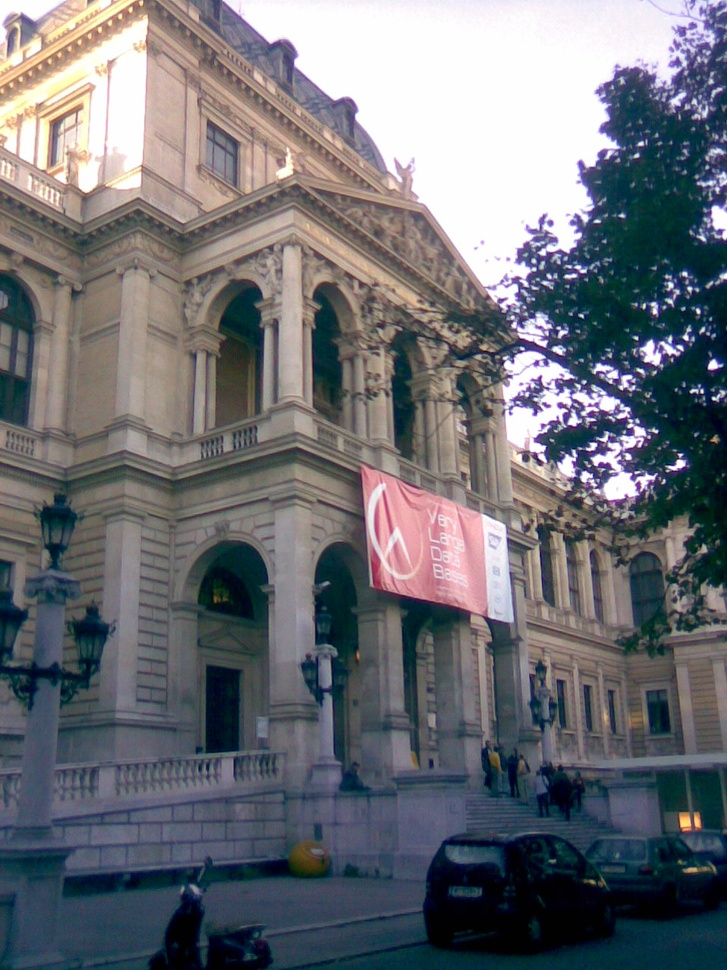
#> input picture images/UW1.jpg, 727 x 970 px, shrunk from 960 x 1280 before the run
$ python main.py --input images/UW1.jpg
#> lines starting #> are read from the running program, lines starting #| are printed output that depends on the picture
from __future__ import print_function
import cv2 as cv
import numpy as np
import argparse

source_window = 'Source image'
corners_window = 'Corners detected'
max_thresh = 255

# Параметры детектора Харриса
# Размер окна детектора Харриса
# https://docs.opencv.org/3.4/dd/d1a/group__imgproc__feature.html#gac1fc3598018010880e370e2f709b4345
blockSize = 2
# Размер ядра оператора Собеля (вычисляет градиенты пикселей)
# https://docs.opencv.org/3.4/d4/d86/group__imgproc__filter.html#gacea54f142e81b6758cb6f375ce782c8d
apertureSize = 3
# Эмпирический коэффициент, советуют выбирать 0.04-0.06
k = 0.04


def corner_harris(val):
    # В результате получим на каждый пиксель число от 0 до 255,
    # чем оно больше, тем более вероятно, что здесь угол. Отмечаем
    # те точки, в которых значение больше thresh
    thresh = val

    # Вызываем сам детектор Харриса, ищем углы
    dst = cv.cornerHarris(src_gray, blockSize, apertureSize, k)

    # В результате получим матрицу чисел. "Растянем" их на отрезке
    # от 0 до 255 (нормализуем), чтобы проще было с ними работать
    # и чтобы их можно было показать как простую картинку
    dst_norm = np.empty(dst.shape, dtype=np.float32)
    cv.normalize(dst, dst_norm, alpha=0, beta=255, norm_type=cv.NORM_MINMAX)
    dst_norm_scaled = cv.convertScaleAbs(dst_norm)

    # Рисуем кружок вокруг тех точек, где порог превысил значение,
    # указанное пользователем
    for i in range(dst_norm.shape[0]):
        for j in range(dst_norm.shape[1]):
            if int(dst_norm[i, j]) > thresh:
                cv.circle(dst_norm_scaled, (j, i), 5, 0, 2)

    # Рисуем картинку в окне результата
    cv.namedWindow(corners_window, cv.WINDOW_NORMAL)
    cv.imshow(corners_window, dst_norm_scaled)


# Загружаем картинку, указанную в параметре --input
parser = argparse.ArgumentParser(description='Code for Harris corner detector tutorial.')
parser.add_argument('--input', help='Path to input image.')
parser.add_argument('--sharpen', help='Sharpen the image before processing', default=False, action='store_true')
args = parser.parse_args()
src = cv.imread(cv.samples.findFile(args.input))
#> src is the input picture: shape (970, 727, 3); mean B, G, R 116.7, 110.8, 109.2
if src is None:
    print('Could not open or find the image:', args.input)
    exit(0)

# Конвертируем картинку в градации серого
src_gray = cv.cvtColor(src, cv.COLOR_BGR2GRAY)
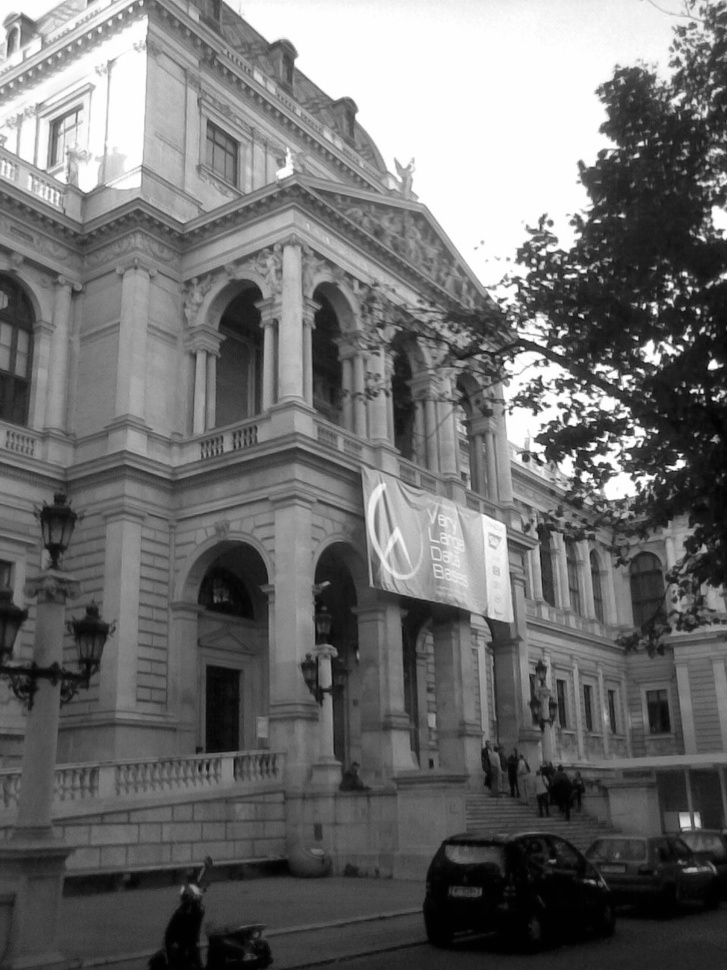
#> src_gray: shape (970, 727); min 0, max 255, mean 111

# Если задана опция sharpen, немного увеличиваем резкость
# с помощью простого фильтра (так лучше работает на картинках UW1-UW5)
if args.sharpen:
    sharp_kernel = np.array([
        [-1, -1, -1],
        [-1, 9, -1],
        [-1, -1, -1]
    ])
    src_gray = cv.filter2D(src_gray, -1, sharp_kernel)

# Создаем окно и полоску выбора порога
cv.namedWindow(source_window, cv.WINDOW_NORMAL)
thresh = 200
cv.createTrackbar('Threshold: ', source_window, thresh, max_thresh, corner_harris)

# Запускаем детектор Харриса
cv.imshow(source_window, src)
corner_harris(thresh)
#> in corner_harris, `dst = cv.cornerHarris(src_gray, blockSize, apertureSize, k)`:
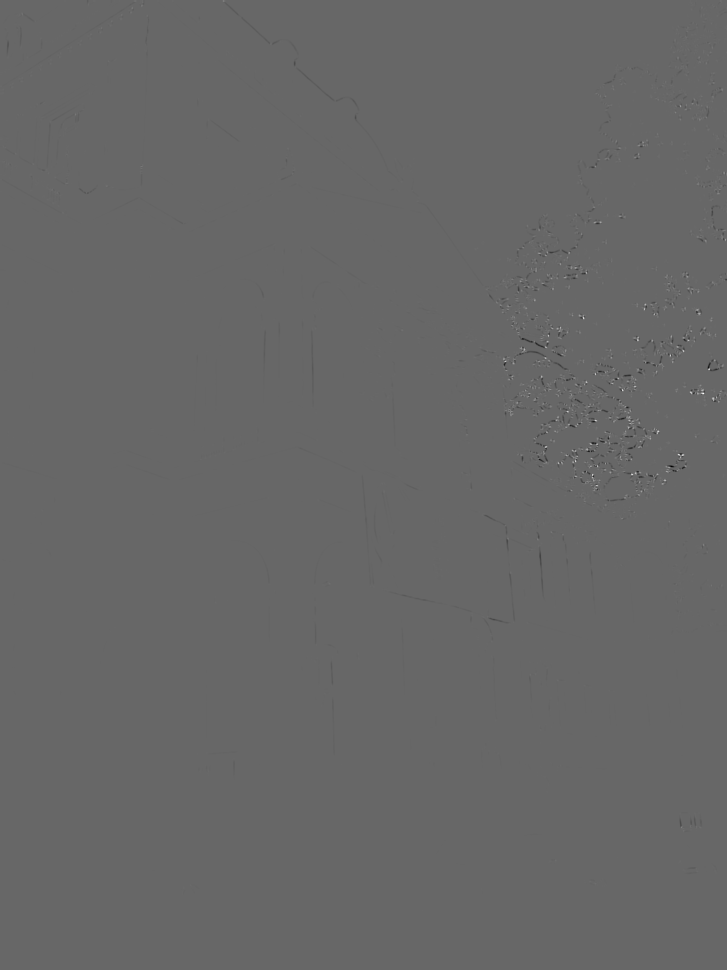
#> dst: shape (970, 727) float32; min -0.011, max 0.0161, mean -5.43e-06; drawn with min black and max white
#> after the loop in corner_harris, `for i in range(dst_norm.shape[0]):`:
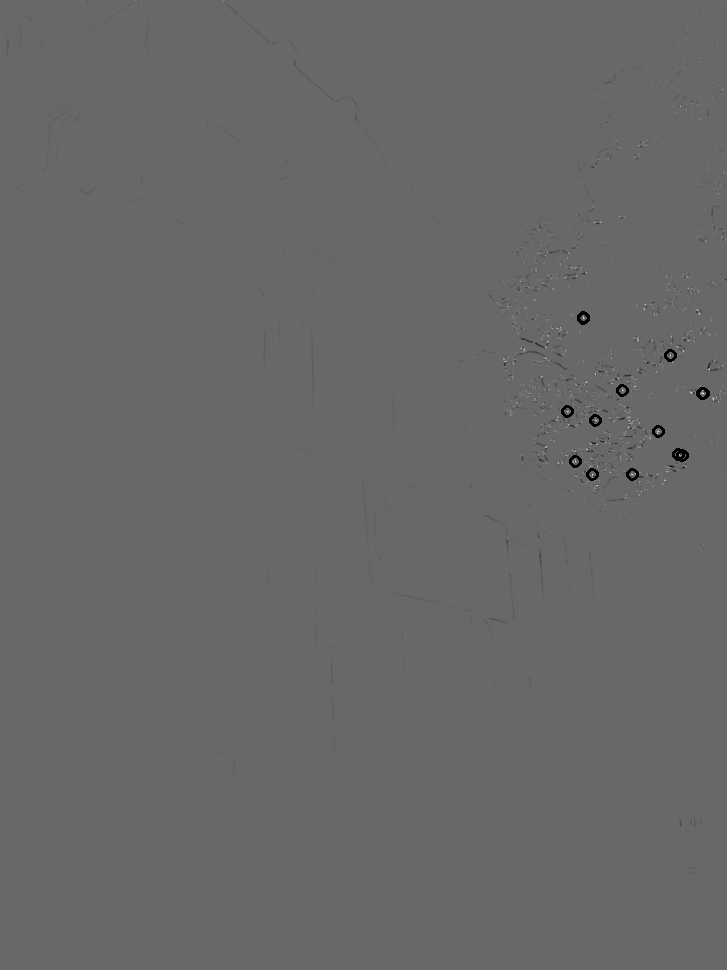
#> dst_norm_scaled: shape (970, 727); min 0, max 255, mean 103.7
cv.waitKey()

$ run again, on images/UW3.jpg
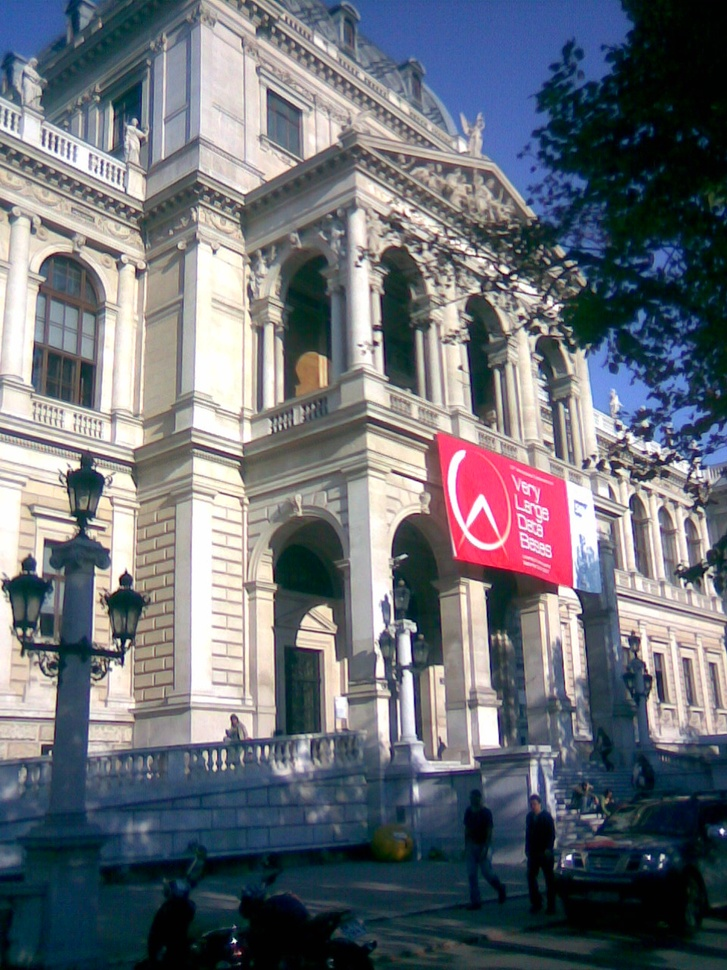
#> input picture images/UW3.jpg, 727 x 970 px, shrunk from 960 x 1280 before the run
#> src is the input picture: shape (970, 727, 3); mean B, G, R 118.8, 111, 107.1
#> `src_gray = cv.cvtColor(src, cv.COLOR_BGR2GRAY)`:
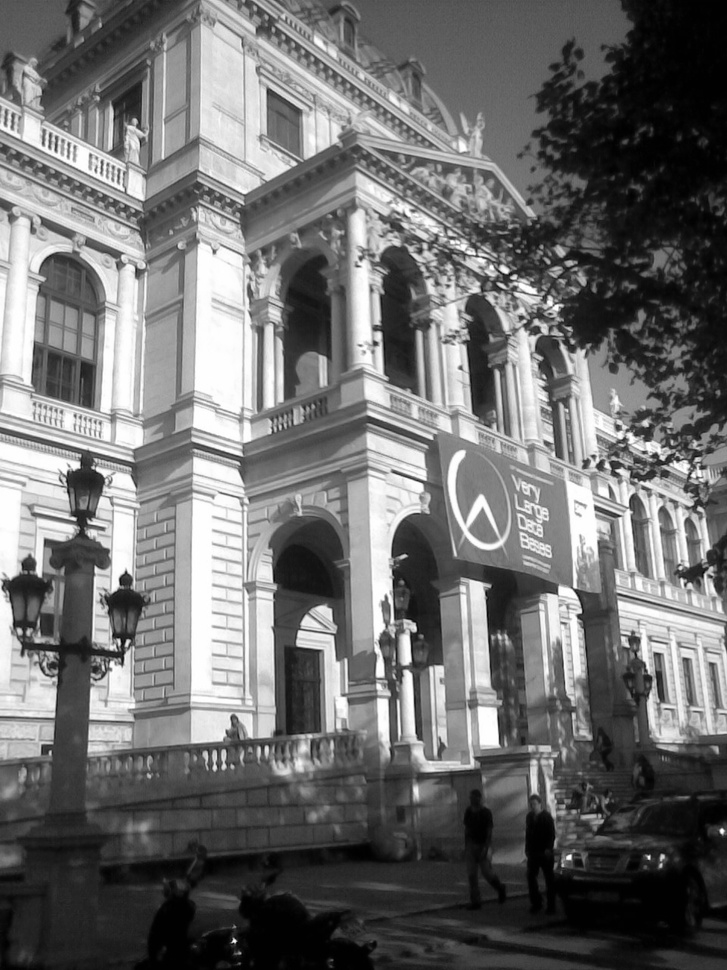
#> src_gray: shape (970, 727); min 0, max 255, mean 110.7
#> in corner_harris, `dst = cv.cornerHarris(src_gray, blockSize, apertureSize, k)`:
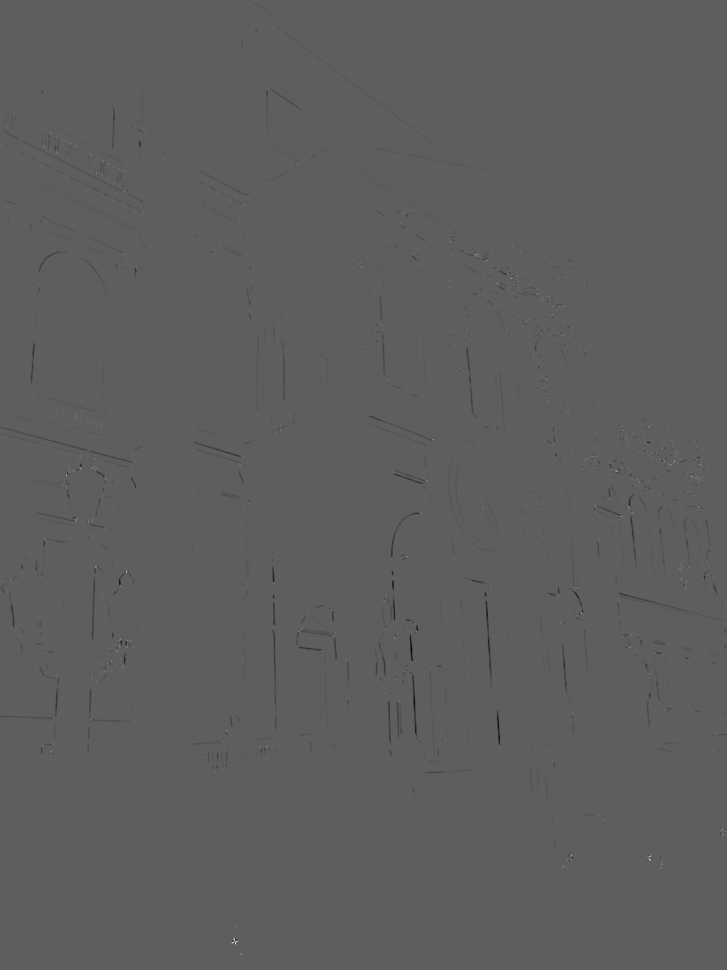
#> dst: shape (970, 727) float32; min -0.0135, max 0.0229, mean -4.16e-05; drawn with min black and max white

$ run again, on images/UW5.jpg
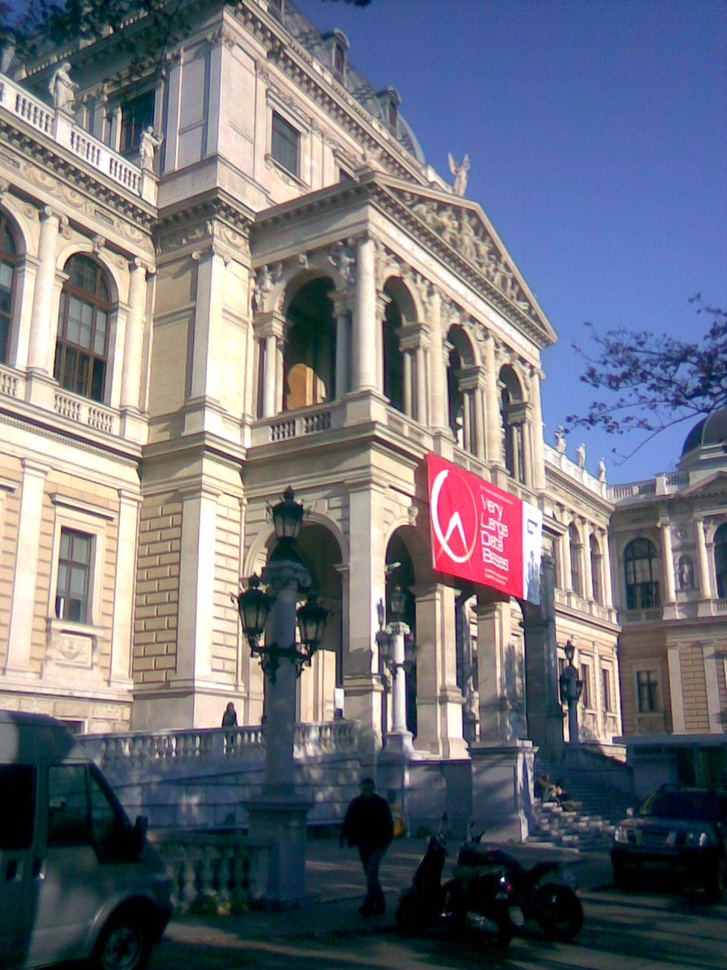
#> input picture images/UW5.jpg, 727 x 970 px, shrunk from 960 x 1280 before the run
#> src is the input picture: shape (970, 727, 3); mean B, G, R 123.5, 114.1, 112.4
#> `src_gray = cv.cvtColor(src, cv.COLOR_BGR2GRAY)`:
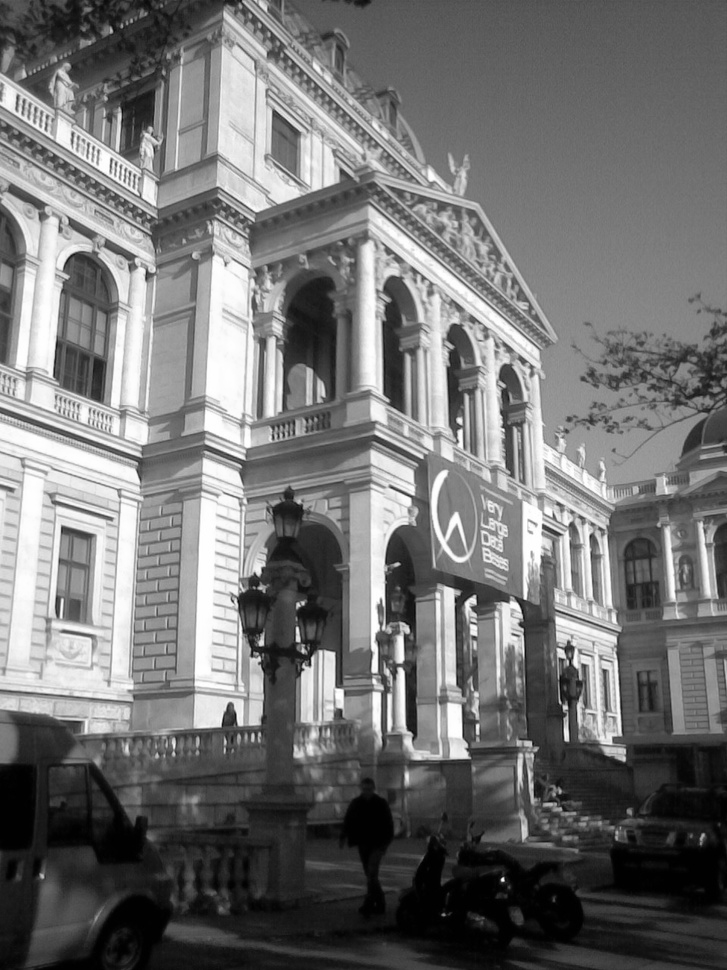
#> src_gray: shape (970, 727); min 0, max 255, mean 114.7
#> in corner_harris, `dst = cv.cornerHarris(src_gray, blockSize, apertureSize, k)`:
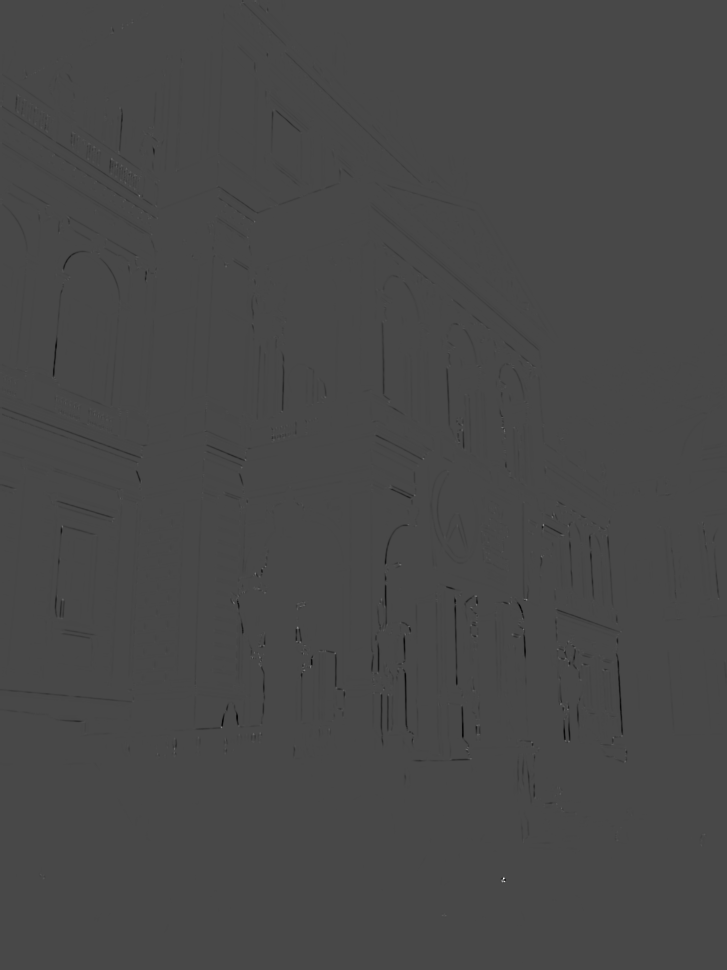
#> dst: shape (970, 727) float32; min -0.0106, max 0.0268, mean -3.82e-05; drawn with min black and max white

$ run again, on images/Zurich-49.jpg
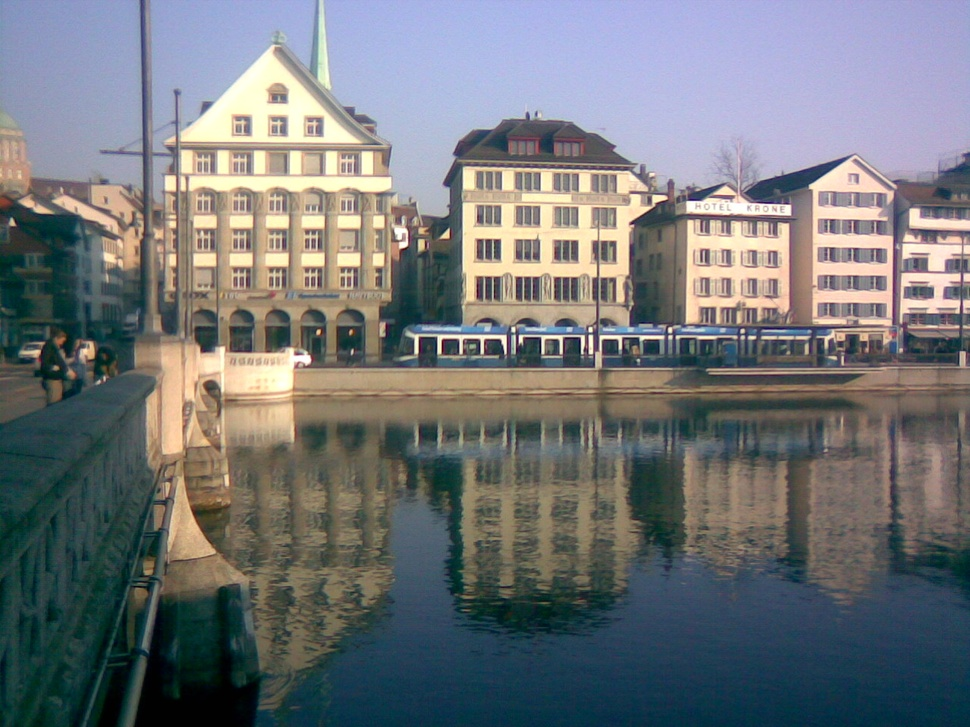
#> input picture images/Zurich-49.jpg, 970 x 727 px, shrunk from 1280 x 960 before the run
#> src is the input picture: shape (727, 970, 3); mean B, G, R 120.7, 117.5, 114.3
#> `src_gray = cv.cvtColor(src, cv.COLOR_BGR2GRAY)`:
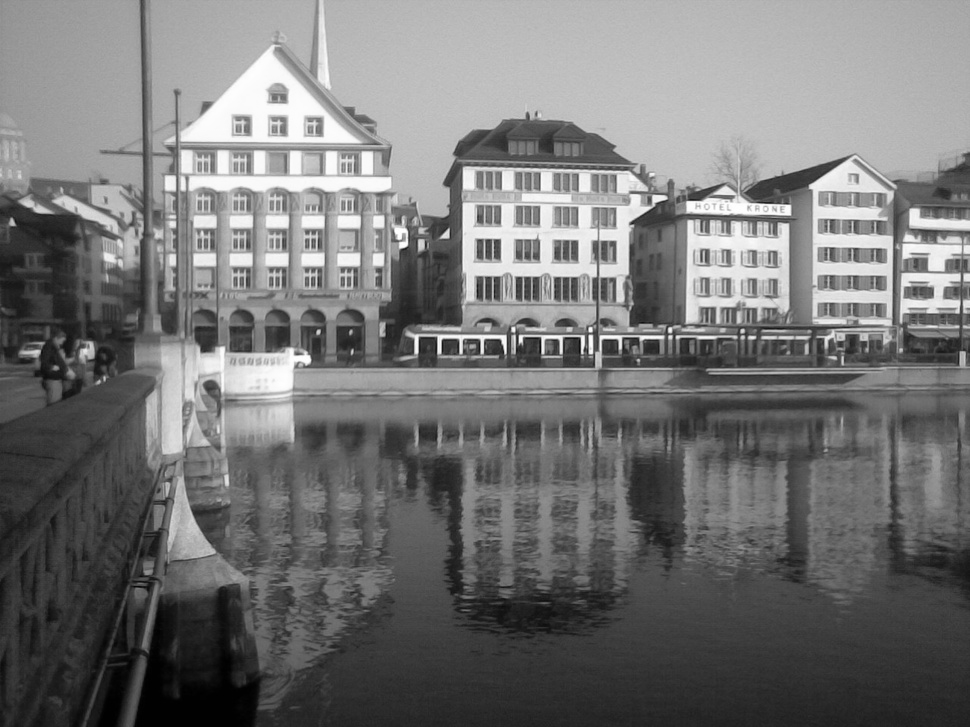
#> src_gray: shape (727, 970); min 0, max 255, mean 116.9
#> after the loop in corner_harris, `for i in range(dst_norm.shape[0]):`:
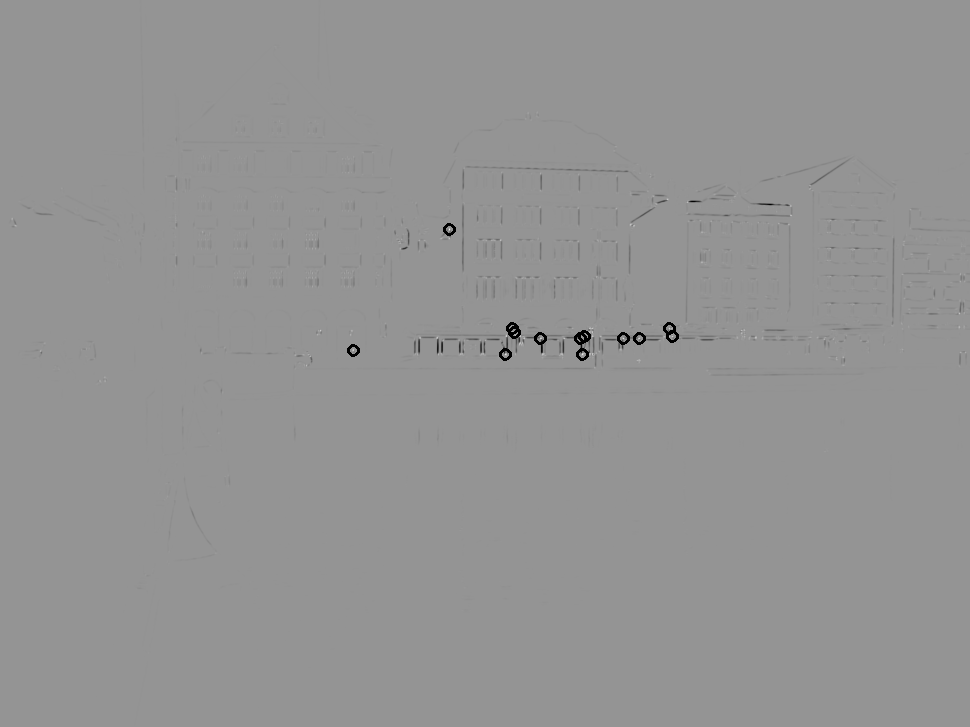
#> dst_norm_scaled: shape (727, 970); min 0, max 239, mean 147.4
